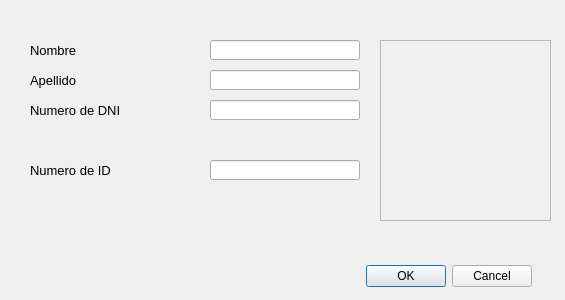
<?xml version="1.0" encoding="UTF-8"?>
<ui version="4.0">
 <class>confirmar_eliminar</class>
 <widget class="QDialog" name="confirmar_eliminar">
  <property name="geometry">
   <rect>
    <x>0</x>
    <y>0</y>
    <width>565</width>
    <height>300</height>
   </rect>
  </property>
  <property name="windowTitle">
   <string>Confirmar datos</string>
  </property>
  <widget class="QLineEdit" name="lineEdit_nombre">
   <property name="geometry">
    <rect>
     <x>210</x>
     <y>40</y>
     <width>150</width>
     <height>20</height>
    </rect>
   </property>
   <property name="text">
    <string/>
   </property>
   <property name="readOnly">
    <bool>true</bool>
   </property>
  </widget>
  <widget class="QLineEdit" name="lineEdit_apellido">
   <property name="geometry">
    <rect>
     <x>210</x>
     <y>70</y>
     <width>150</width>
     <height>20</height>
    </rect>
   </property>
   <property name="text">
    <string/>
   </property>
   <property name="readOnly">
    <bool>true</bool>
   </property>
  </widget>
  <widget class="QLineEdit" name="lineEdit_id">
   <property name="enabled">
    <bool>true</bool>
   </property>
   <property name="geometry">
    <rect>
     <x>210</x>
     <y>160</y>
     <width>150</width>
     <height>20</height>
    </rect>
   </property>
   <property name="text">
    <string/>
   </property>
   <property name="readOnly">
    <bool>true</bool>
   </property>
  </widget>
  <widget class="QLabel" name="label_apellido">
   <property name="geometry">
    <rect>
     <x>30</x>
     <y>70</y>
     <width>70</width>
     <height>20</height>
    </rect>
   </property>
   <property name="font">
    <font>
     <pointsize>10</pointsize>
    </font>
   </property>
   <property name="text">
    <string>Apellido</string>
   </property>
  </widget>
  <widget class="QLabel" name="label_pix">
   <property name="geometry">
    <rect>
     <x>380</x>
     <y>40</y>
     <width>171</width>
     <height>181</height>
    </rect>
   </property>
   <property name="frameShape">
    <enum>QFrame::StyledPanel</enum>
   </property>
   <property name="frameShadow">
    <enum>QFrame::Sunken</enum>
   </property>
   <property name="text">
    <string/>
   </property>
   <property name="scaledContents">
    <bool>true</bool>
   </property>
  </widget>
  <widget class="QLabel" name="label_dni">
   <property name="geometry">
    <rect>
     <x>30</x>
     <y>100</y>
     <width>120</width>
     <height>20</height>
    </rect>
   </property>
   <property name="font">
    <font>
     <pointsize>10</pointsize>
    </font>
   </property>
   <property name="text">
    <string>Numero de DNI</string>
   </property>
  </widget>
  <widget class="QLabel" name="label_nombre">
   <property name="geometry">
    <rect>
     <x>30</x>
     <y>40</y>
     <width>70</width>
     <height>20</height>
    </rect>
   </property>
   <property name="font">
    <font>
     <pointsize>10</pointsize>
    </font>
   </property>
   <property name="text">
    <string>Nombre</string>
   </property>
  </widget>
  <widget class="QLineEdit" name="lineEdit_dni">
   <property name="geometry">
    <rect>
     <x>210</x>
     <y>100</y>
     <width>150</width>
     <height>20</height>
    </rect>
   </property>
   <property name="text">
    <string/>
   </property>
   <property name="readOnly">
    <bool>true</bool>
   </property>
  </widget>
  <widget class="QDialogButtonBox" name="buttonBox">
   <property name="geometry">
    <rect>
     <x>190</x>
     <y>260</y>
     <width>342</width>
     <height>32</height>
    </rect>
   </property>
   <property name="orientation">
    <enum>Qt::Horizontal</enum>
   </property>
   <property name="standardButtons">
    <set>QDialogButtonBox::Cancel|QDialogButtonBox::Ok</set>
   </property>
   <property name="centerButtons">
    <bool>false</bool>
   </property>
  </widget>
  <widget class="QLabel" name="label_id">
   <property name="geometry">
    <rect>
     <x>30</x>
     <y>160</y>
     <width>90</width>
     <height>20</height>
    </rect>
   </property>
   <property name="font">
    <font>
     <pointsize>10</pointsize>
    </font>
   </property>
   <property name="text">
    <string>Numero de ID</string>
   </property>
  </widget>
 </widget>
 <resources/>
 <connections/>
</ui>
